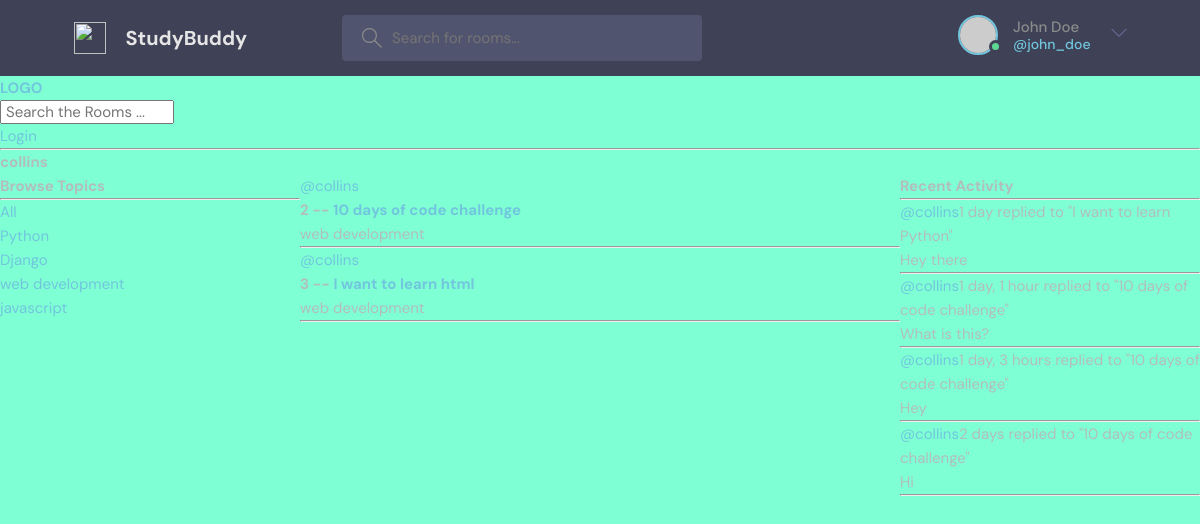
The app's page /profile/1 with its own data.
### base/models.py (models this page shows, shortened)
class Topic(models.Model):
    name=models.CharField(max_length=200)

class Room(models.Model):
    host=models.ForeignKey(User,on_delete=models.SET_NULL,null=True)
    topic=models.ForeignKey(Topic, on_delete=models.SET_NULL, null=True)
    name= models.CharField(max_length=200)
    description=models.TextField(null=True, blank=True)
    participants=models.ManyToManyField(User,related_name='participants',blank=True)
    updated= models.DateTimeField(auto_now=True)
    created=models.DateTimeField(auto_now_add=True)
    class Meta:
        ordering=['-updated','-created']
    def __str__(self):
        return self.name

class Message(models.Model):
    user=models.ForeignKey(User,on_delete=models.CASCADE)
    room=models.ForeignKey(Room, on_delete=models.CASCADE)
    body=models.TextField()
    updated=models.DateTimeField(auto_now=True)
    created=models.DateTimeField(auto_now_add=True)
    class Meta:
        ordering=['-updated','-created']
    def __str__(self):
        return self.body[0:50]

### base/views.py (the view)
# urls.py: path('profile/<str:pk>', views.userProfile, name='user-profile'),
def userProfile(request,pk):
    user=User.objects.get(id=pk)
    room_messages=user.message_set.all()
    rooms=user.room_set.all()
    topics= Topic.objects.all()
    context={'user':user, 'rooms': rooms,'room_messages':room_messages,'topics':topics}
    return render(request, 'base/profile.html', context)

### base/templates/base/profile.html (shortened to what this page needs)
{% extends 'main.html' %}
{% block content %}
<h1>{{user.username}}</h1>
<div class="profile-container">
    <div>
        {% include 'base/topics_component.html' %}
    </div>
    <div>
        {% include 'base/feed_component.html' %}
    </div>
    <div>
        {% include 'base/activity_component.html' %}
    </div>
</div>
{% endblock content%}

### base/templates/base/topics_component.html
<h3>Browse Topics</h3>
<hr>
<div>
  <div>
    <a href="{% url 'home' %}?q={{topic.name}}">All</a>
  </div>
</div>
{% for topic in topics %}
<div>
  <a href="{% url 'home' %}?q={{topic.name}}">{{topic.name}}</a>
</div>
{% endfor %}

### base/templates/base/feed_component.html (shortened to what this page needs)
<div>
    {% for room in rooms %}
    <div>
      <a href="{% url 'user-profile' room.host.id %}">@{{room.host.username}}</a>
      <h5>{{ room.id }} -- <a href="{% url 'room' room.id %}">{{ room.name }}</a></h5>
      <small>{{room.topic.name}}</small>
      <hr>
    </div>
    {% endfor %}
  </div>

### base/templates/base/activity_component.html (shortened to what this page needs)
<h3>Recent Activity</h3>
    <hr>
    {% for message in room_messages %}
    <div>
     <small><a href="{% url 'user-profile' message.user.id %}">@{{ message.user }}</a>{{ message.created|timesince }}</small>
     <small>replied to "{{message.room}}"</small>
     <p>{{message}}</p>
    <hr>
    </div>
    {% endfor %}

### static/styles/style.css (style rules this page uses)
:root { --color-main: #71c6dd; --color-main-light: #e1f6fb; --color-dark: #3f4156; --color-dark-medium: #51546e; --color-dark-light: #696d97; --color-light: #e5e5e5; --color-gray: #8b8b8b; --color-light-gray: #b2bdbd; --color-bg: #2d2d39; --color-success: #5dd693; --color-error: #fc4b0b; }
* { font-family: "DM Sans", -apple-system, BlinkMacSystemFont, "Segoe UI", Roboto, Oxygen, Ubuntu, Cantarell, "Open Sans", "Helvetica Neue", sans-serif; margin: 0; padding: 0; box-sizing: border-box; text-rendering: optimizeLegibility; font-size: inherit; }
html { font-size: 56.25%; }
@media only screen and (min-width: 1200px) { html { font-size: 62.5%; } }
body { line-height: 1.6; font-weight: 400; font-size: 1.5rem; color: var(--color-light-gray); background-color: var(--color-bg); min-height: 100vh; }
a { display: inline-block; color: var(--color-main); text-decoration: none; }

### static/styles/main.css (style rules this page uses)
body { background-color: aquamarine; }

### base/templates/base/profile.html (style rules this page uses)
.profile-container { display: grid; grid-template-columns: 1fr 2fr 1fr; }

### records on screen
Topic: name "Python"
Topic: name "Django"
Topic: name "web development"
Topic: name "javascript"
Room: host.username "collins", id "2", name "10 days of code challenge", topic.name "web development"
Room: host.username "collins", id "3", name "I want to learn html", topic.name "web development"
Message: user "collins", created "1 day", room "I want to learn Python", body "Hey there"
Message: user "collins", created "1 day, 1 hour", room "10 days of code challenge", body "What is this?"
Message: user "collins", created "1 day, 3 hours", room "10 days of code challenge", body "Hey"
Message: user "collins", created "2 days", room "10 days of code challenge", body "Hi"

### other values on screen
{{ user.username }} "collins"
